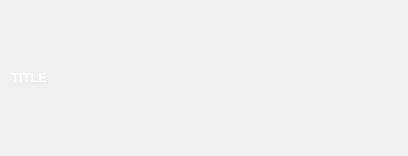
<?xml version="1.0" encoding="UTF-8"?>
<ui version="4.0">
 <class>PIDWidget</class>
 <widget class="QWidget" name="PIDWidget">
  <property name="geometry">
   <rect>
    <x>0</x>
    <y>0</y>
    <width>408</width>
    <height>156</height>
   </rect>
  </property>
  <property name="windowTitle">
   <string>Update Parameter</string>
  </property>
  <layout class="QGridLayout" name="gridLayout">
   <item row="1" column="0">
    <layout class="QVBoxLayout" name="main_layout">
     <property name="spacing">
      <number>0</number>
     </property>
    </layout>
   </item>
   <item row="0" column="0">
    <widget class="QLabel" name="title_label">
     <property name="maximumSize">
      <size>
       <width>16777215</width>
       <height>25</height>
      </size>
     </property>
     <property name="styleSheet">
      <string notr="true">color: rgb(255, 255, 255);
font: 75 10pt &quot;MS Shell Dlg 2&quot;;</string>
     </property>
     <property name="text">
      <string>&lt;html&gt;&lt;head/&gt;&lt;body&gt;&lt;p&gt;&lt;span style=&quot; font-size:10pt; font-weight:600;&quot;&gt;TITLE&lt;/span&gt;&lt;/p&gt;&lt;/body&gt;&lt;/html&gt;</string>
     </property>
    </widget>
   </item>
  </layout>
 </widget>
 <resources/>
 <connections/>
</ui>
